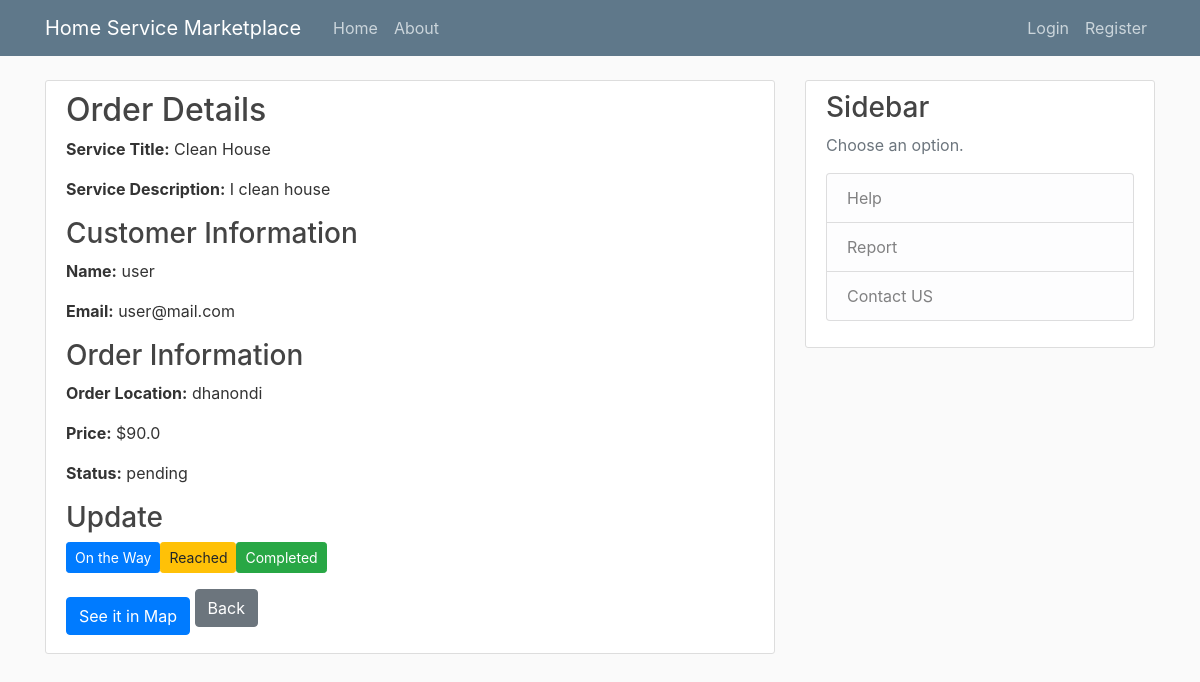
Page /order/1 on the committed database.
### flaskapp/models.py (models this page shows, shortened)
class Service(db.Model):
    id = db.Column(db.Integer, primary_key=True)
    title = db.Column(db.String(100), nullable=False)
    description = db.Column(db.Text, nullable=False)
    date_posted = db.Column(db.DateTime, nullable=False, default=datetime.utcnow)
    user_id = db.Column(db.Integer, db.ForeignKey('user.id'), nullable=False)
    provider_id = db.Column(db.Integer, db.ForeignKey('service_provider.id'), nullable=False)
    ratings = db.Column(db.Integer, nullable=False)
    category_id = db.Column(db.Integer, db.ForeignKey('category.id'), nullable=False)
    duration = db.Column(db.Integer, nullable=False)
    ser_price = db.Column(db.Float, nullable=False)
    orders = db.relationship('Order', backref='linked_service', lazy=True)

class User(db.Model, UserMixin):
    id = db.Column(db.Integer, primary_key=True)
    username = db.Column(db.String(20), nullable=False)
    email = db.Column(db.String(120), unique=True, nullable=False)
    image_file = db.Column(db.String(20), nullable=False, default='default.jpg')
    password = db.Column(db.String(60), nullable=False)
    orders = db.relationship('Order', backref='customer', lazy=True)
    is_admin = db.Column(db.Boolean, nullable=False, default=False)
    services = db.relationship('Service', backref='creator', lazy=True)

class Order(db.Model):
    id = db.Column(db.Integer, primary_key=True)
    order_loc = db.Column(db.String(200), nullable=False)
    order_datetime = db.Column(db.DateTime, default=datetime.utcnow)
    status = db.Column(db.Enum(OrderStatus), nullable=False, default=OrderStatus.pending)
    review = db.Column(db.Text, nullable=True)
    rate = db.Column(db.Integer, nullable=True)
    price = db.Column(db.Float, nullable=False)
    notifications = db.Column(db.Enum(NotificationStatus), default=NotificationStatus.not_viewed)
    ser_id = db.Column(db.Integer, db.ForeignKey('service.id'), nullable=False)
    service = db.relationship('Service', backref='service_orders', lazy=True)  # Renamed backref
    customer_id = db.Column(db.Integer, db.ForeignKey('user.id'), nullable=False)
    service_provider_id = db.Column(db.Integer, db.ForeignKey('service_provider.id'), nullable=False)
    latitude = db.Column(db.Float)
    longitude = db.Column(db.Float)

### flaskapp/routes.py (the view)
@app.route('/order/<int:order_id>')
def order_details(order_id):
    order = Order.query.get(order_id)
    service_provider = ServiceProvider.query.get(order.service_provider_id)
    sp_lat, sp_lon = service_provider.latitude, service_provider.longitude
    order_lat, order_lon = order.latitude, order.longitude
    return render_template(
        'ordersdetails.html',
        order=order,
        service_provider=service_provider,
        service=order.service,
        customer=order.customer,
        sp_lat=sp_lat,
        sp_lon=sp_lon,
        order_lat=order_lat,
        order_lon=order_lon
    )
    return render_template('review_order.html', order=order)

### flaskapp/templates/ordersdetails.html (shortened to what this page needs)
{% extends "layout.html" %}
{% block content %}
<div class="content-section">
    <h2>Order Details</h2>
    <p><strong>Service Title:</strong> {{ service.title }}</p>
    <p><strong>Service Description:</strong> {{ service.description }}</p>
    <h3>Customer Information</h3>
    <p><strong>Name:</strong> {{ customer.username }}</p>
    <p><strong>Email:</strong> {{ customer.email }}</p>
    <h3>Order Information</h3>
    <p><strong>Order Location:</strong> {{ order.order_loc }}</p>
    <p><strong>Price:</strong> ${{ order.price }}</p>
    <p><strong>Status:</strong> {{ order.status.value }}</p>
    <h3>Update</h3>
    <div class="d-flex gap-2">
        <form method="POST" action="{{ url_for('mark_ontheway', order_id=order.id) }}">
            <button type="submit" class="btn btn-primary btn-sm">On the Way</button>
        </form>
        <form method="POST" action="{{ url_for('mark_reached', order_id=order.id) }}">
            <button type="submit" class="btn btn-warning btn-sm">Reached</button>
        </form>
        <form method="POST" action="{{ url_for('mark_completed', order_id=order.id) }}">
            <button type="submit" class="btn btn-success btn-sm">Completed</button>
        </form>
    </div>
    <button id="seeInMapBtn" class="btn btn-primary mt-3">See it in Map</button>
    <a href="{{ referrer }}" class="btn btn-secondary mb-3 mt-3">Back</a>
</div>
{% endblock %}

### flaskapp/static/main.css (style rules this page uses)
body { background: #fafafa; color: #333333; margin-top: 5rem; }
h1, h2, h3, h4, h5, h6 { color: #444444; }
.content-section { background: #ffffff; padding: 10px 20px; border: 1px solid #dddddd; border-radius: 3px; margin-bottom: 20px; }

### rows in the picture
Service: title "Clean House", description "I clean house"
User: username "user", email "user@mail.com"
Order: order_loc "dhanondi", price "90.0", status.value "pending"
